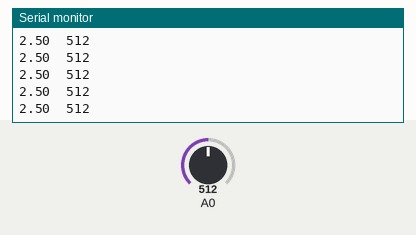
Recording of a sketch running on a simulated Arduino Uno, built with avr-gcc and run on an emulated ATmega328P. On the bench: the last lines printed to the serial monitor. The test bench sets the inputs (shaded band); at power-on: A0 = 512.

Above: at 2.7 s.
2.8 s: A0 set to 983
At 3.3 s:
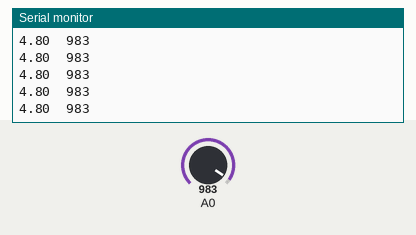
4.3 s: A0 set to 1012
At 5.0 s:
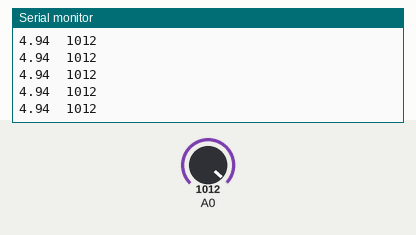
Timing chart, 0 to 7.3 s (numbered marks = the images above; inputs shaded):
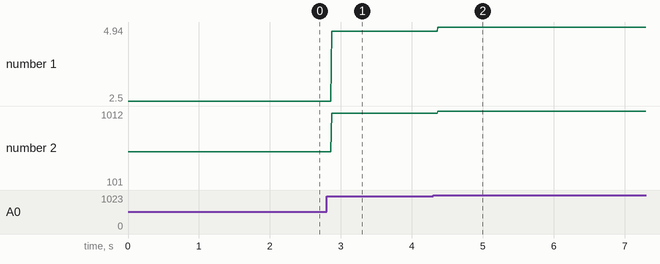

The sketch:

analog_in_test.ino
```cpp
int knob = 0;

void setup() {
  Serial.begin(9600);
}

void loop() {
  knob = analogRead(A0);
  float knobVolts = knob * (5.0/1024.0);
  Serial.print(knobVolts);
  Serial.print("\t");
  Serial.println(knob);
}
```

Measured:
- after the input at 2.8 s, the serial monitor: prints a new line after 0.07 s (image 1)
- after the input at 4.3 s, the serial monitor: prints a new line after 0.07 s (image 2)
- plotted number 1: 2.5 → 4.8 after the input at 2.8 s, 4.8 → 4.94 after the input at 4.3 s
- plotted number 2: 512 → 983 after the input at 2.8 s, 983 → 101 after the input at 4.3 s
